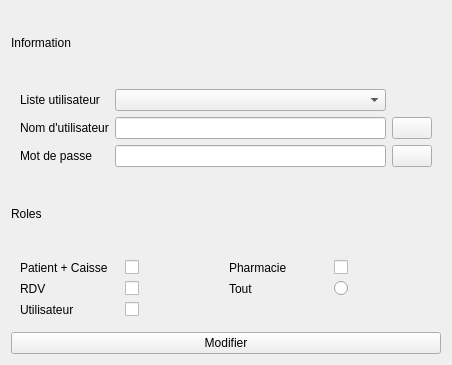
<?xml version="1.0" encoding="UTF-8"?>
<ui version="4.0">
 <class>Form</class>
 <widget class="QWidget" name="Form">
  <property name="windowModality">
   <enum>Qt::ApplicationModal</enum>
  </property>
  <property name="geometry">
   <rect>
    <x>0</x>
    <y>0</y>
    <width>452</width>
    <height>365</height>
   </rect>
  </property>
  <property name="minimumSize">
   <size>
    <width>452</width>
    <height>365</height>
   </size>
  </property>
  <property name="maximumSize">
   <size>
    <width>452</width>
    <height>365</height>
   </size>
  </property>
  <property name="windowTitle">
   <string>Modifier utilisateur</string>
  </property>
  <layout class="QVBoxLayout" name="verticalLayout">
   <item>
    <widget class="QLabel" name="label_9">
     <property name="text">
      <string>Information</string>
     </property>
    </widget>
   </item>
   <item>
    <widget class="QWidget" name="widget" native="true">
     <layout class="QGridLayout" name="gridLayout">
      <item row="0" column="0">
       <widget class="QLabel" name="label_11">
        <property name="text">
         <string>Liste utilisateur</string>
        </property>
       </widget>
      </item>
      <item row="1" column="1">
       <widget class="QLineEdit" name="u_name"/>
      </item>
      <item row="2" column="2">
       <widget class="QPushButton" name="ic2">
        <property name="text">
         <string/>
        </property>
       </widget>
      </item>
      <item row="1" column="0">
       <widget class="QLabel" name="label">
        <property name="text">
         <string>Nom d'utilisateur</string>
        </property>
       </widget>
      </item>
      <item row="0" column="1">
       <widget class="QComboBox" name="list_usr"/>
      </item>
      <item row="2" column="0">
       <widget class="QLabel" name="label_2">
        <property name="text">
         <string>Mot de passe</string>
        </property>
       </widget>
      </item>
      <item row="2" column="1">
       <widget class="QLineEdit" name="u_mdp"/>
      </item>
      <item row="1" column="2">
       <widget class="QPushButton" name="ic1">
        <property name="text">
         <string/>
        </property>
       </widget>
      </item>
     </layout>
    </widget>
   </item>
   <item>
    <widget class="QLabel" name="label_8">
     <property name="text">
      <string>Roles</string>
     </property>
    </widget>
   </item>
   <item>
    <widget class="QWidget" name="widget_2" native="true">
     <layout class="QGridLayout" name="gridLayout_2">
      <item row="0" column="0">
       <widget class="QLabel" name="label_5">
        <property name="text">
         <string>Patient + Caisse</string>
        </property>
       </widget>
      </item>
      <item row="0" column="1">
       <widget class="QCheckBox" name="pc">
        <property name="text">
         <string/>
        </property>
       </widget>
      </item>
      <item row="0" column="2">
       <widget class="QLabel" name="label_10">
        <property name="text">
         <string>Pharmacie</string>
        </property>
       </widget>
      </item>
      <item row="1" column="0">
       <widget class="QLabel" name="label_6">
        <property name="text">
         <string>RDV</string>
        </property>
       </widget>
      </item>
      <item row="1" column="1">
       <widget class="QCheckBox" name="rdv">
        <property name="text">
         <string/>
        </property>
       </widget>
      </item>
      <item row="1" column="2">
       <widget class="QLabel" name="tout">
        <property name="text">
         <string>Tout</string>
        </property>
       </widget>
      </item>
      <item row="2" column="0">
       <widget class="QLabel" name="label_7">
        <property name="text">
         <string>Utilisateur</string>
        </property>
       </widget>
      </item>
      <item row="2" column="1">
       <widget class="QCheckBox" name="usr">
        <property name="text">
         <string/>
        </property>
       </widget>
      </item>
      <item row="1" column="3">
       <widget class="QRadioButton" name="radioButton_5">
        <property name="text">
         <string/>
        </property>
       </widget>
      </item>
      <item row="0" column="3">
       <widget class="QCheckBox" name="phar">
        <property name="text">
         <string/>
        </property>
       </widget>
      </item>
     </layout>
    </widget>
   </item>
   <item>
    <widget class="QPushButton" name="add_usr">
     <property name="text">
      <string>Modifier</string>
     </property>
    </widget>
   </item>
  </layout>
 </widget>
 <resources/>
 <connections/>
</ui>
